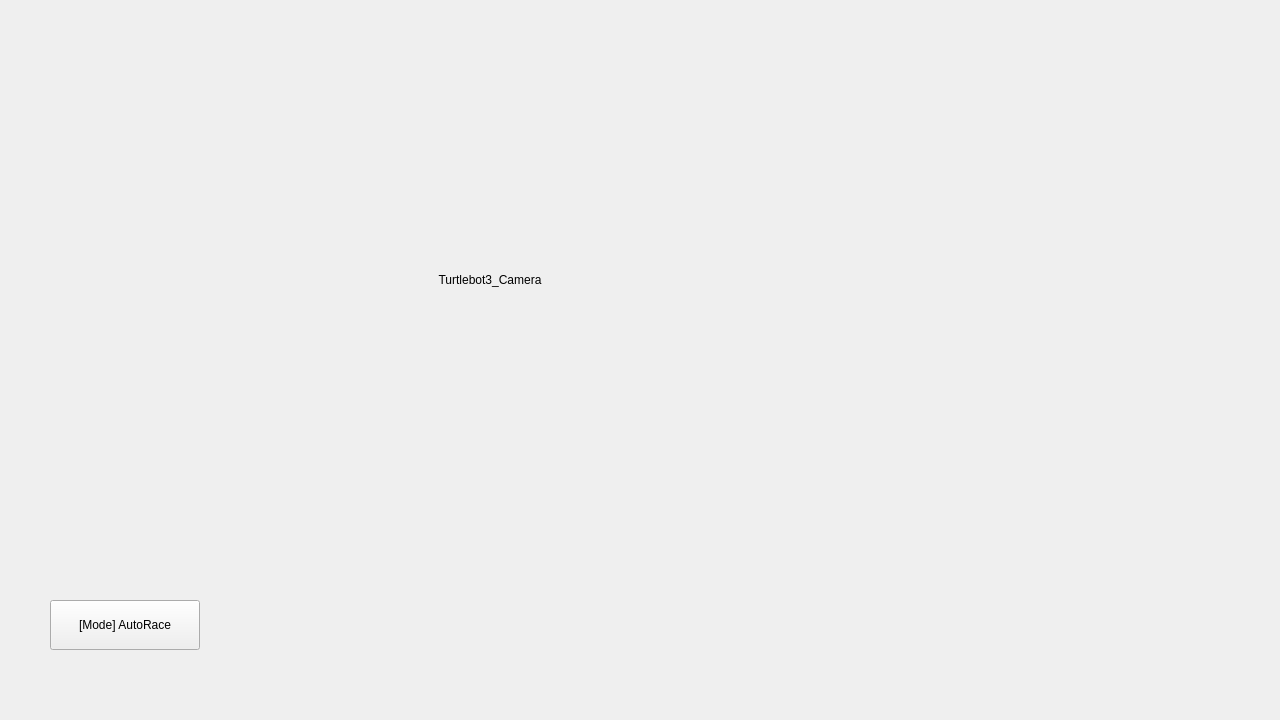
<?xml version="1.0" encoding="UTF-8"?>
<ui version="4.0">
 <class>MainWindowDesign</class>
 <widget class="QMainWindow" name="MainWindowDesign">
  <property name="geometry">
   <rect>
    <x>0</x>
    <y>0</y>
    <width>1280</width>
    <height>720</height>
   </rect>
  </property>
  <property name="windowTitle">
   <string>qt_vision_turtlebot3_tracing</string>
  </property>
  <property name="windowIcon">
   <iconset resource="../resources/images.qrc">
    <normaloff>:/images/icon.png</normaloff>:/images/icon.png</iconset>
  </property>
  <property name="locale">
   <locale language="English" country="Australia"/>
  </property>
  <widget class="QWidget" name="centralwidget">
   <widget class="QLabel" name="labelCameraImg">
    <property name="geometry">
     <rect>
      <x>10</x>
      <y>10</y>
      <width>960</width>
      <height>540</height>
     </rect>
    </property>
    <property name="minimumSize">
     <size>
      <width>960</width>
      <height>540</height>
     </size>
    </property>
    <property name="maximumSize">
     <size>
      <width>960</width>
      <height>540</height>
     </size>
    </property>
    <property name="text">
     <string>Turtlebot3_Camera</string>
    </property>
    <property name="alignment">
     <set>Qt::AlignmentFlag::AlignCenter</set>
    </property>
   </widget>
   <widget class="QPushButton" name="btnModeAutoRace">
    <property name="geometry">
     <rect>
      <x>50</x>
      <y>600</y>
      <width>150</width>
      <height>50</height>
     </rect>
    </property>
    <property name="text">
     <string>[Mode] AutoRace</string>
    </property>
   </widget>
  </widget>
  <action name="action_Quit">
   <property name="text">
    <string>&amp;Quit</string>
   </property>
   <property name="shortcut">
    <string>Ctrl+Q</string>
   </property>
   <property name="shortcutContext">
    <enum>Qt::ShortcutContext::ApplicationShortcut</enum>
   </property>
  </action>
  <action name="action_Preferences">
   <property name="text">
    <string>&amp;Preferences</string>
   </property>
  </action>
  <action name="actionAbout">
   <property name="text">
    <string>&amp;About</string>
   </property>
  </action>
  <action name="actionAbout_Qt">
   <property name="text">
    <string>About &amp;Qt</string>
   </property>
  </action>
 </widget>
 <resources>
  <include location="../resources/images.qrc"/>
 </resources>
 <connections>
  <connection>
   <sender>action_Quit</sender>
   <signal>triggered()</signal>
   <receiver>MainWindowDesign</receiver>
   <slot>close()</slot>
   <hints>
    <hint type="sourcelabel">
     <x>-1</x>
     <y>-1</y>
    </hint>
    <hint type="destinationlabel">
     <x>399</x>
     <y>299</y>
    </hint>
   </hints>
  </connection>
 </connections>
</ui>
